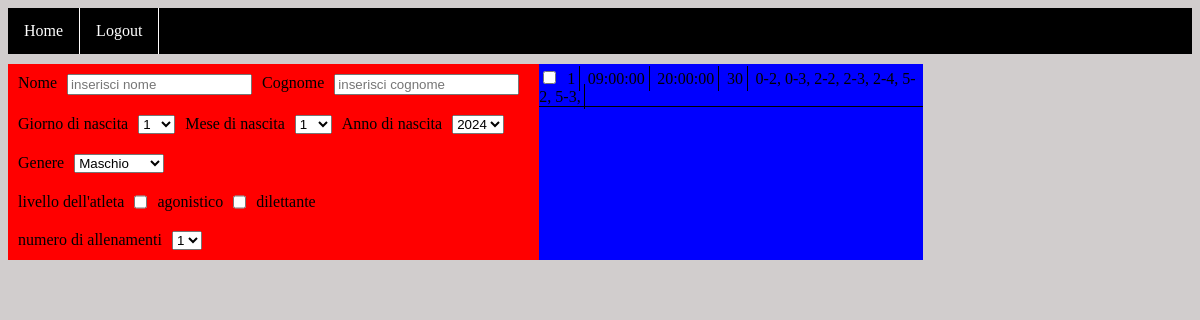
Page /home/aggiungi (signed in) on the earlier database version.
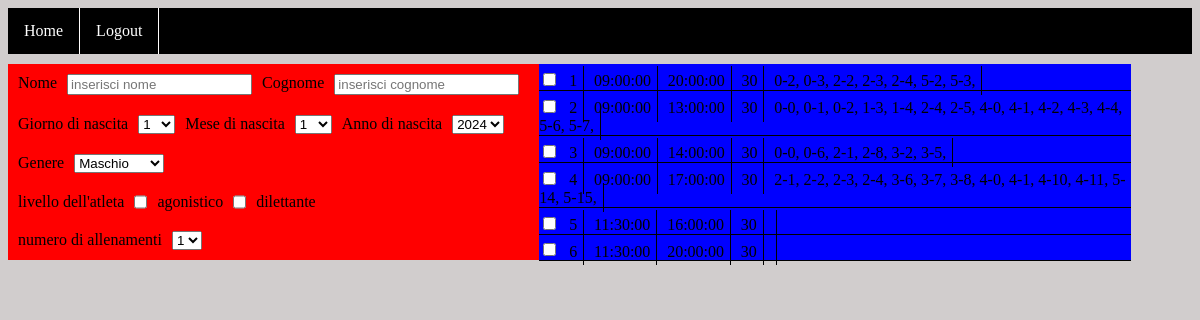
Same page on the later database version.
### website/models.py (models this page shows)
class Calendario(db.Model):
    id = db.Column(db.Integer, primary_key = True)
    oremattina = db.Column(db.String(5))
    orepomeriggio = db.Column(db.String(5))
    numeroslot = db.Column(db.Integer)
    sloteliminati = db.Column(db.String(150))
    allievo = db.relationship("Allievo", backref='calendario', uselist = True)

### website/dashboard.py (the view)
@dashboard.route('/aggiungi', methods = ['GET', 'POST'])
@login_required
def create_user():
    calendar_list = Calendario.query.all()
    for cal in calendar_list:
        print(cal.id,cal.oremattina,cal.orepomeriggio,cal.numeroslot,cal.sloteliminati)
    return render_template("aggiungi.html", user=current_user, calendar_list = calendar_list)

### website/__init__.py (called while the page is built)
def create_app():
    app = Flask(__name__)
    app.config['SECRET_KEY'] = 'sdhfjdshgreghuewrg'
    app.config['SQLALCHEMY_DATABASE_URI'] = f'sqlite:///{DB_NAME}'
    db.init_app(app) # inizializzazione del database dando l'app di flask
    from .dashboard import dashboard
    from .access import access
    app.register_blueprint(access, url_prefix='/')
    app.register_blueprint(dashboard, url_prefix='/home')
    from .models import User
    with app.app_context():
        db.create_all()
        login_manager = LoginManager()
        login_manager.login_view = 'access.login'
        login_manager.init_app(app)
        @login_manager.user_loader
        def load_user(id):
            return User.query.get(int(id))
    return app

### website/templates/dashboard/aggiungi.html (shortened to what this page needs)
{% extends "base.html"%}
{% block content %}
<div class="main-div">
    <div class="left">
        <form method="post">
            <div class="form-container">
                <div class ="form-elements">
                    <label for="nome">Nome</label>
                    <input type="text" name="nome" id="nome" placeholder="inserisci nome">
                    <label for="nome">Cognome</label>
                    <input type="text" name="cognome" id="cognome" placeholder="inserisci cognome">
                </div>
                <div class="form-elements">
                    <label for="giorno">Giorno di nascita</label>
                    <select name="giorno" id="giorno">
                        <option value="1">1</option>
                    </select>
                    <label for="mese">Mese di nascita</label>
                    <select name="mese" id="mese">
                        <option value="1">1</option>
                    </select>
                    <label for="anno">Anno di nascita</label>
                    <select name="anno" id="anno">
                        <option value="2024">2024</option>
                    </select>
                </div>
                <div class="form-elements">
                    <label for="genere">Genere</label>
                    <select name="genere" id="genere">
                        <option value="m">Maschio</option>
                    </select>
                </div>
                <div class="form-elements">
                    <label>livello dell'atleta</label>
                    <input type="checkbox" name="agonistico" id="agonistico">
                    <label for="agonistico">agonistico</label>
                    <input type="checkbox" name="dilettante" id="dilettante">
                    <label for="dilettante">dilettante</label>
                </div>
                <div class="form-elements">
                    <label for="allenamenti">numero di allenamenti</label>
                    <select name="allenamenti" id="allenamenti">
                        <option value="1">1</option>
                    </select>
                </div>
            </div>
        </form>
    </div>
    <div class="right">
            {% for cal in calendar_list%}
                <div class="calendar-div">
                    <input type="checkbox" id="selectedCalendar">
                    <label>{{cal.id}}</label>
                    <label>{{cal.oremattina}}</label>
                    <label>{{cal.orepomeriggio}}</label>
                    <label>{{cal.numeroslot}}</label>
                    <label>{{cal.sloteliminati}}</label>
                </div>
            {% endfor %}
    </div>
</div>
{% endblock %}

### website/templates/base.html (shortened to what this page needs)
<!DOCTYPE html>
<html>
  <head>
    <link rel="stylesheet" href="{{ url_for('static', filename='styles/baseStyle.css') }}">
    <link rel="stylesheet" href="{{ url_for('static', filename='styles/loginStyle.css') }}">
    <link rel="stylesheet" href="{{ url_for('static', filename='styles/homeStyle.css') }}">
    <link rel="stylesheet" href="{{ url_for('static', filename='styles/ccalendarStyle.css') }}">
    <link rel="stylesheet" href="{{ url_for('static', filename='styles/addUserStyle.css') }}">
  </head>
  <body>
    <nav class="navbared">
          <ul>
            {% if user.is_authenticated %}
            <li><a class="nav-item nav-link" id="home" href="/home">Home</a></li>
            <li><a class="nav-item nav-link" id="logout" href="/logout">Logout</a></li>
            {% else %}
            <li><a class="nav-item nav-link" id="login" href="/">Login</a></li>
            <li><a class="nav-item nav-link" id="signUp" href="/sign-up">Sign Up</a></li>
            {% endif %}
        </ul>
    </nav>
    <div class="container">{% block content %} {% endblock %}</div>
  </body>
</html>

### website/static/styles/baseStyle.css (style rules this page uses)
body { background-color: rgb(209, 205, 205); }
.navbared ul { list-style-type: none; margin: 0; padding: 0; overflow: hidden; background-color: black; }
.navbared li { float: left; border-right: 1px solid #fffdfd; }
.navbared li a { display: block; color: white; text-align: center; padding: 14px 16px; text-decoration: none; }

### website/static/styles/homeStyle.css (style rules this page uses)
a:link { color: black; }

### website/static/styles/ccalendarStyle.css (style rules this page uses)
.form-elements { margin: 10px 10px 10px 10px; display: flex; flex-direction: row; justify-content: space-between; }

### website/static/styles/addUserStyle.css (style rules this page uses)
.main-div { display: flex; flex-direction: row; margin-top: 10px; }
.form-container { display: flex; flex-direction: column; justify-content: center; align-items: flex-start; background-color: red; width: fit-content; }
.form-elements input,select { margin: 0px 10px 0px 10px; }
.right { background-color: blue; }
.calendar-div { border-bottom: 1px solid black; padding-top: 1%; }
.calendar-div label { padding: 1%; border-right: 1px solid black; }

Differences in the rows shown:
added Calendario: id "2", oremattina "09:00:00", orepomeriggio "13:00:00", numeroslot "30", sloteliminati "0-0, 0-1, 0-2, 1-3, 1-4, 2-4, 2-5, 4-0, 4-1, 4-2, 4-3, 4-4, 5-6, 5-7,"
added Calendario: id "3", oremattina "09:00:00", orepomeriggio "14:00:00", numeroslot "30", sloteliminati "0-0, 0-6, 2-1, 2-8, 3-2, 3-5,"
added Calendario: id "4", oremattina "09:00:00", orepomeriggio "17:00:00", numeroslot "30", sloteliminati "2-1, 2-2, 2-3, 2-4, 3-6, 3-7, 3-8, 4-0, 4-1, 4-10, 4-11, 5-14, 5-15,"
added Calendario: id "5", oremattina "11:30:00", orepomeriggio "16:00:00", numeroslot "30"
added Calendario: id "6", oremattina "11:30:00", orepomeriggio "20:00:00", numeroslot "30"
